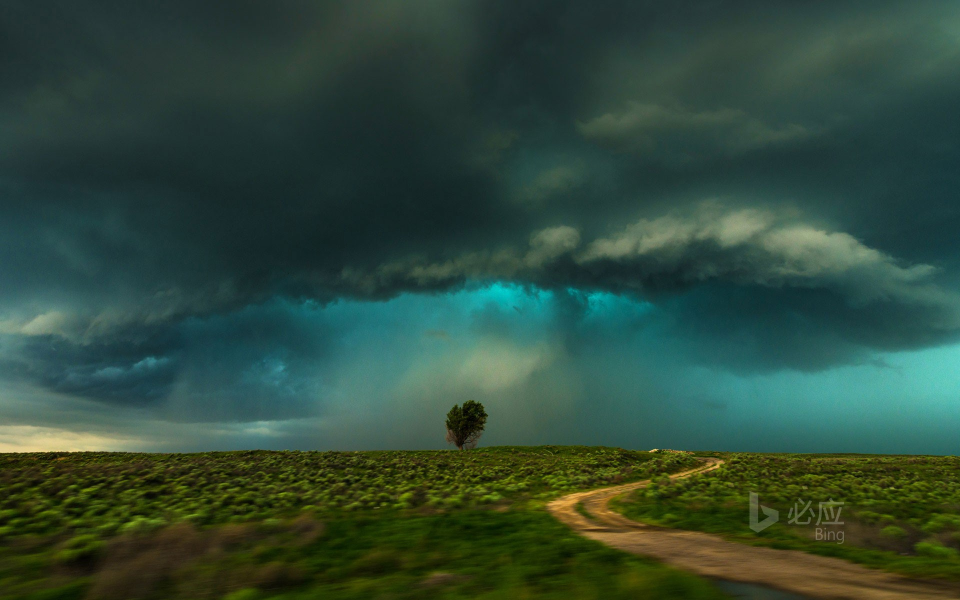
#> input picture local_projects/pil_module/BingWallpaper-2017-03-23.jpg, 1920 x 1200 px (shown at 1/2 size)
$ python pil_thumnail.py
#> lines starting #> are read from the running program, lines starting #| are printed output that depends on the picture
# !/usr/bin/env python
# _*_ coding: utf-8 _*_

image_path = r'BingWallpaper-2017-03-23.jpg'
from PIL import Image


def create_small(im_path, im_size):
    """定义函数,给定图片路径返回一定大小缩略图"""
#> called with im_path = 'BingWallpaper-2017-03-23.jpg', im_size = (400, 400)

    im = Image.open(im_path, 'r')
#> im is the input picture: PIL image 1920x1200 RGB; mean R, G, B 47.5, 73.7, 58.6
    im_attribute = [im.format, im.size, im.mode]
#> im_attribute = ['JPEG', (1920, 1200), 'RGB']
    print(im_attribute)
#| ['JPEG', (1920, 1200), 'RGB']
    im.thumbnail(im_size, resample=3)
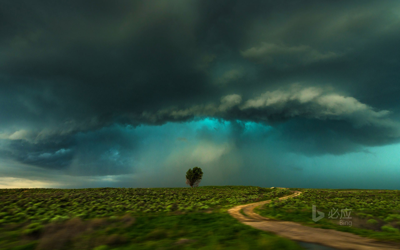
#> im: PIL image 400x250 RGB; mean R, G, B 47.7, 73.9, 58.7
    # 关于图片质量参数的说明（由于与目前学习内容无相关性，不深究）http://www.youdaili.net/python/13185.html
    im.save('3.jpg', 'JPEG')
image_size = (400,400)
create_small(image_path, image_size)
